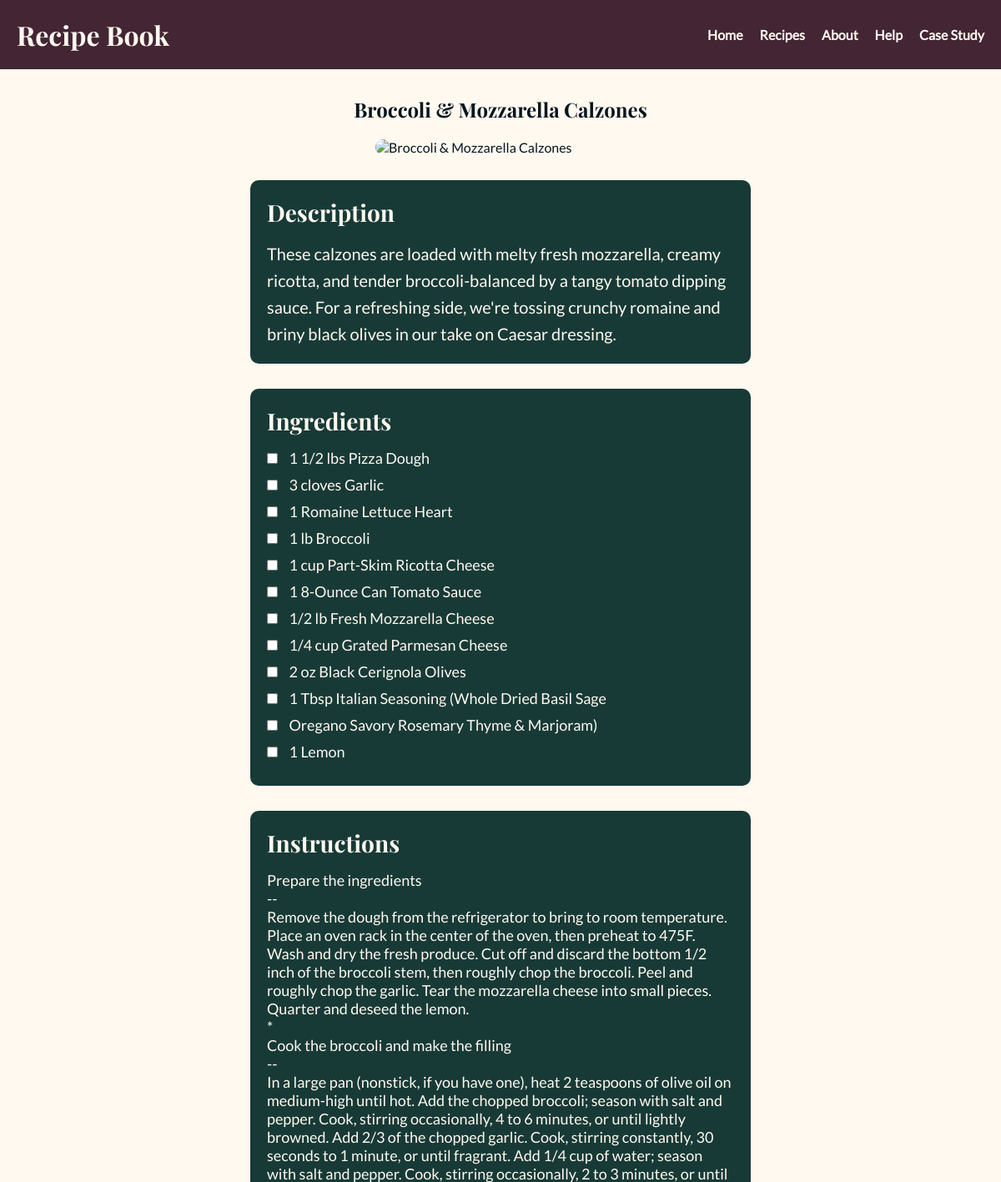
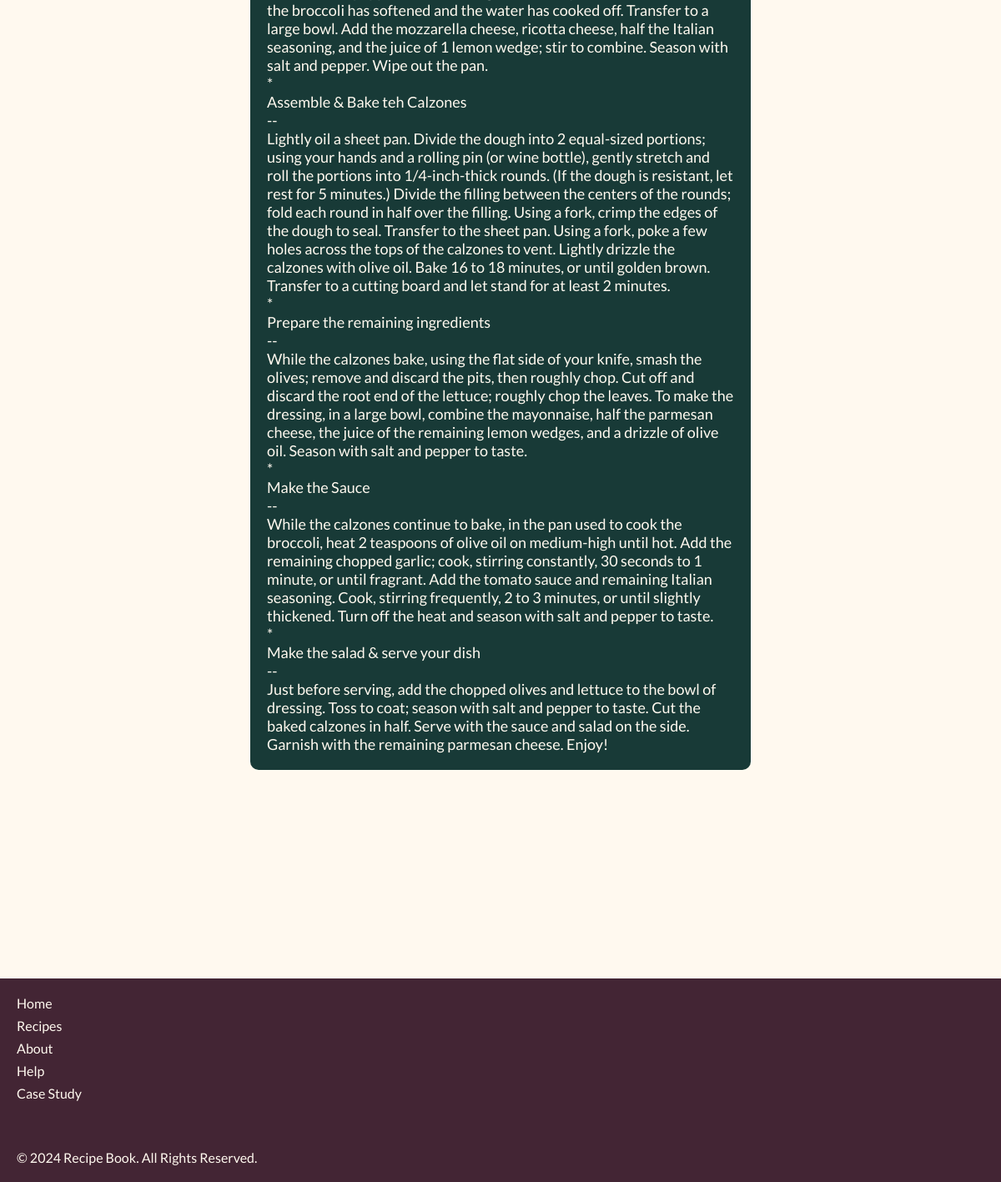
Screenshot of /recipe-detail.php?id=4 with the database file from the repository (2 pictures, top to bottom).
### tables this page shows
CREATE TABLE `final_recipes_list` (
  `id` int NOT NULL,
  `recipe_name` varchar(100) DEFAULT NULL,
  `recipe_subtitle` varchar(100) DEFAULT NULL,
  `cuisine` varchar(100) DEFAULT NULL,
  `protein` varchar(100) DEFAULT NULL,
  `cooking_time` int DEFAULT NULL,
  `servings` int DEFAULT NULL,
  `description` text,
  `ingredients` varchar(1000) DEFAULT NULL,
  `steps` text
);

### recipe-detail.php (the view, shortened to what this page needs)
<?php
include 'db_connection.php';
$recipeId = $_GET['id'] ?? '';
$sql = "SELECT * FROM final_recipes_list WHERE id = ?";
$stmt = $mysqli->prepare($sql);
$stmt->bind_param("i", $recipeId);
$stmt->execute();
$result = $stmt->get_result();
$recipe = $result->fetch_assoc();
?>
<!DOCTYPE html>
<html lang="en">
<head>
    <link rel="stylesheet" href="recipes.css">
</head>
<body>
<header>
    <div class="logo">
        <h1>Recipe Book</h1>
    </div>
    <nav>
        <ul id="nav-list">
            <li><a href="index.php">Home</a></li>
            <li><a href="recipes.php">Recipes</a></li>
            <li><a href="about.html">About</a></li>
            <li><a href="help.html">Help</a></li>
            <li><a href="case-study.html" target="_blank">Case Study</a></li>
        </ul>
    </nav>
</header>
<main>
    <section class="recipe-detail">
        <h2><?php echo htmlspecialchars($recipe['recipe_name']); ?></h2>
        <div class="recipe-image">
            <img
                src="images/<?php echo htmlspecialchars($recipe['id']); ?>.jpg"
                alt="<?php echo htmlspecialchars($recipe['recipe_name']); ?>">
        </div>
        <div class="description-section">
            <h3>Description</h3>
            <p><?php echo nl2br(htmlspecialchars($recipe['description'])); ?></p>
        </div>
        <div class="ingredients-section">
            <h3>Ingredients</h3>
            <ul>
                <?php
                $ingredients = explode("\n", $recipe['ingredients']);
                foreach ($ingredients as $ingredient) {
                    $cleanedIngredient = str_replace(',', '', $ingredient);
                    echo '<li><input type="checkbox"> ' . htmlspecialchars($cleanedIngredient) . '</li>';
                }
                ?>
            </ul>
        </div>
        <div class="steps-section">
            <h3>Instructions</h3>
            <div>
                <?php
                $steps = $recipe['steps'] ?? '';
                if (!empty($steps)) {
                    $stepsArray = explode("\n", $steps);
                    foreach ($stepsArray as $step) {
                        echo '<p>' . htmlspecialchars($step) . '</p>';
                    }
                } else {
                    echo '<p>No steps available for this recipe.</p>';
                }
                ?>
            </div>
        </div>
    </section>
</main>
<footer>
    <div class="footer-links">
        <ul>
            <li><a href="index.php">Home</a></li>
            <li><a href="recipes.php">Recipes</a></li>
            <li><a href="about.html">About</a></li>
            <li><a href="help.html">Help</a></li>
            <li><a href="case-study.html" target="_blank">Case Study</a></li>
        </ul>
        <p>&copy; 2024 Recipe Book. All Rights Reserved.</p>
    </div>
</footer>
</body>
</html>

### recipes.css (style rules this page uses)
:root { --primary-bg-color: #fff9ef; --primary-font-color: #04151F; --secondary-bg-color: #183A37; --header-color: #432534; --accent-color: #C44900; }
* { margin: 0; padding: 0; box-sizing: border-box; }
body { font-family: lato; background-color: var(--primary-bg-color); color: var(--primary-font-color); }
header { background-color: var(--header-color); padding: 20px; display: flex; justify-content: space-between; align-items: center; position: sticky; top: 0; z-index: 1000; }
header .logo h1 { color: var(--primary-bg-color); font-family: 'playfair-display'; }
nav ul { list-style: none; display: flex; gap: 20px; position: static; top: auto; right: auto; width: auto; height: auto; background-color: transparent; flex-direction: row; justify-content: flex-end; align-items: center; margin-left: auto; }
nav ul li a { color: var(--primary-bg-color); text-decoration: none; font-weight: bold; position: relative; }
nav ul li a::after { content: ''; position: absolute; bottom: -5px; left: 0; width: 0; height: 2px; background-color: var(--accent-color); transition: width 0.3s ease; }
footer { background-color: var(--header-color); color: var(--primary-bg-color); padding: 20px; margin-top: 250px; }
footer .footer-links { display: flex; flex-direction: column; align-items: flex-start; }
footer .footer-links ul { list-style-type: none; padding: 0; margin-bottom: 50px; }
footer .footer-links li { margin-bottom: 8px; }
footer .footer-links a { color: var(--primary-bg-color); text-decoration: none; }
footer p { margin: 0; }
.recipe-image img { width: 100%; height: auto; border-radius: 10px; margin-bottom: 30px; max-width: 300px; display: block; margin-left: auto; margin-right: auto; }
.recipe-detail h2 { padding-top: 32px; }
.description-section, .ingredients-section, .steps-section { background-color: var(--secondary-bg-color); padding: 20px; border-radius: 10px; margin: 0 auto 30px; max-width: 600px; text-align: left; color: var(--primary-bg-color); }
.description-section h3, .ingredients-section h3, .steps-section h3 { font-size: 28px; margin-bottom: 15px; font-family: 'playfair-display'; color: var(--primary-bg-color); }
.description-section p, .steps-section ol { font-size: 18px; line-height: 1.6; color: var(--primary-bg-color); }
.description-section p, .steps-section ol { font-size: 20px; line-height: 1.6; color: var(--primary-bg-color); }
.steps-section { font-family: lato; font-size: 18px; }
.ingredients-section ul { list-style: none; padding: 0; }
.ingredients-section li { font-size: 18px; margin-bottom: 10px; color: var(--primary-bg-color); }
.ingredients-section input[type="checkbox"] { margin-right: 10px; }
h2 { font-family: 'playfair-display'; margin-bottom: 20px; text-align: center; }

### rows the page displays
final_recipes_list: recipe_name "Broccoli & Mozzarella Calzones", description "These calzones are loaded with melty fresh mozzarella, creamy ricotta, and tender broccoli-balanced by a tangy tomato dipping sauce. For a refreshing side, we're tossing crunchy romaine and briny black olives in our take on Caesar dressing.", ingredients "1 1/2 lbs Pizza Dough", ingredients "3 cloves Garlic", ingredients "1 Romaine Lettuce Heart", ingredients "1 lb Broccoli", ingredients "1 cup Part-Skim Ricotta Cheese", ingredients "1 8-Ounce Can Tomato Sauce", ingredients "1/2 lb Fresh Mozzarella Cheese", ingredients "1/4 cup Grated Parmesan Cheese", ingredients "2 oz Black Cerignola Olives", ingredients "1 Tbsp Italian Seasoning (Whole Dried Basil Sage", ingredients "Oregano Savory Rosemary Thyme & Marjoram)", ingredients "1 Lemon", steps "Prepare the ingredients", steps "--", steps "Remove the dough from the refrigerator to bring to room temperature. Place an oven rack in the center of the oven, then preheat to 475F. Wash and dry the fresh produce. Cut off and discard the bottom 1/2 inch of the broccoli stem, then roughly chop the broccoli. Peel and roughly chop the garlic. Tear the mozzarella cheese into small pieces. Quarter and deseed the lemon.", steps "*", steps "Cook the broccoli and make the filling", steps "In a large pan (nonstick, if you have one), heat 2 teaspoons of olive oil on medium-high until hot. Add the chopped broccoli; season with salt and pepper. Cook, stirring occasionally, 4 to 6 minutes, or until lightly browned. Add 2/3 of the chopped garlic. Cook, stirring constantly, 30 seconds to 1 minute, or until fragrant. Add 1/4 cup of water; season with salt and pepper. Cook, stirring occasionally, 2 to 3 minutes, or until the broccoli has softened and the water has cooked off. Transfer to a large bowl. Add the mozzarella cheese, ricotta cheese, half the Italian seasoning, and the juice of 1 lemon wedge; stir to combine. Season with salt and pepper. Wipe out the pan.", steps "Assemble & Bake teh Calzones", steps "Lightly oil a sheet pan. Divide the dough into 2 equal-sized portions; using your hands and a rolling pin (or wine bottle), gently stretch and roll the portions into 1/4-inch-thick rounds. (If the dough is resistant, let rest for 5 minutes.) Divide the filling between the centers of the rounds; fold each round in half over the filling. Using a fork, crimp the edges of the dough to seal. Transfer to the sheet pan. Using a fork, poke a few holes across the tops of the calzones to vent. Lightly drizzle the calzones with olive oil. Bake 16 to 18 minutes, or until golden brown. Transfer to a cutting board and let stand for at least 2 minutes.", steps "Prepare the remaining ingredients", steps "While the calzones bake, using the flat side of your knife, smash the olives; remove and discard the pits, then roughly chop. Cut off and discard the root end of the lettuce; roughly chop the leaves. To make the dressing, in a large bowl, combine the mayonnaise, half the parmesan cheese, the juice of the remaining lemon wedges, and a drizzle of olive oil. Season with salt and pepper to taste.", steps "Make the Sauce", steps "While the calzones continue to bake, in the pan used to cook the broccoli, heat 2 teaspoons of olive oil on medium-high until hot. Add the remaining chopped garlic; cook, stirring constantly, 30 seconds to 1 minute, or until fragrant. Add the tomato sauce and remaining Italian seasoning. Cook, stirring frequently, 2 to 3 minutes, or until slightly thickened. Turn off the heat and season with salt and pepper to taste.", steps "Make the salad & serve your dish", steps "Just before serving, add the chopped olives and lettuce to the bowl of dressing. Toss to coat; season with salt and pepper to taste. Cut the baked calzones in half. Serve with the sauce and salad on the side. Garnish with the remaining parmesan cheese. Enjoy!"
